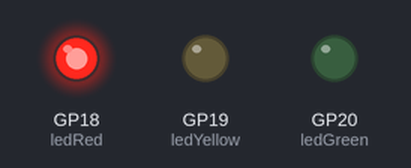
A program run on a simulated Raspberry Pi Pico running MicroPython. On the bench: output pins drawn as LEDs (lit = HIGH). At 9.0 s the program stops and its outputs stay as they are.

Above: at 0.1 s.
At 1.6 s:
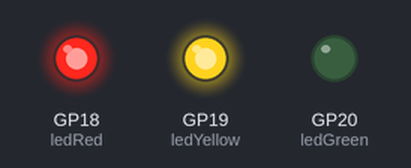
At 3.1 s:
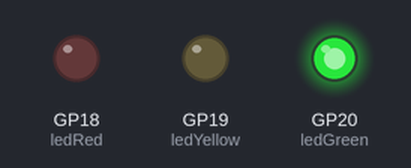
At 4.6 s:
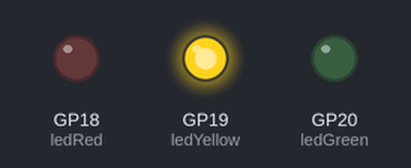
At 7.6 s:
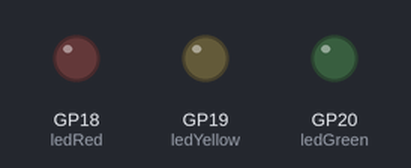
Timing chart, 0 to 9.1 s (numbered marks = the images above):
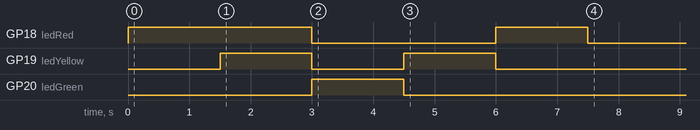

Measured:
- by itself, GP18 (ledRed): LOW → HIGH at 0.00 s, → LOW 3.0 s later, → HIGH 3.0 s later, → LOW 1.5 s later
- by itself, GP19 (ledYellow): alternates HIGH for 1.5 s and LOW for 1.5 s, 4 changes in all, then stays LOW
- by itself, GP20 (ledGreen): LOW → HIGH at 3.0 s, → LOW 1.5 s later

The program:

traffic_lights.py
```python
from machine import Pin
import time

# Declare GPIO in use
ledRed = Pin(18, Pin.OUT)
ledYellow = Pin(19, Pin.OUT)
ledGreen = Pin(20, Pin.OUT)

# Traffic Light Sequence in a Tuple
tplStop = (1, 0, 0)
tplReadyGo = (1, 1, 0)
tplGo = (0, 0, 1)
tplReadyStop = (0, 1, 0)
tplReset = (0, 0, 0)

# A Tuple of Tuple
tplSequence = (tplStop, tplReadyGo, tplGo, tplReadyStop, tplStop, tplReset)

# While Counter Init
icount = 0

while icount < 6:
    ledRed.value(tplSequence[icount][0])
    ledYellow.value(tplSequence[icount][1])
    ledGreen.value(tplSequence[icount][2])
    time.sleep(1.5)
    icount += 1
```
